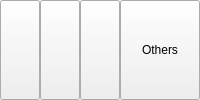
          <widget class="QWidget" name="widget_4" native="true">
           <property name="sizePolicy">
            <sizepolicy hsizetype="Preferred" vsizetype="Preferred">
             <horstretch>0</horstretch>
             <verstretch>0</verstretch>
            </sizepolicy>
           </property>
           <layout class="QHBoxLayout" name="horizontalLayout_7">
            <property name="spacing">
             <number>0</number>
            </property>
            <property name="leftMargin">
             <number>0</number>
            </property>
            <property name="topMargin">
             <number>0</number>
            </property>
            <property name="rightMargin">
             <number>0</number>
            </property>
            <property name="bottomMargin">
             <number>0</number>
            </property>
            <item>
             <widget class="QPushButton" name="pushButton_2">
              <property name="sizePolicy">
               <sizepolicy hsizetype="Preferred" vsizetype="Preferred">
                <horstretch>0</horstretch>
                <verstretch>0</verstretch>
               </sizepolicy>
              </property>
              <property name="text">
               <string/>
              </property>
              <property name="icon">
               <iconset resource="marketmanager.qrc">
                <normaloff>:/MarketManager/images/items/resources/refining_components/obsidian_flux.png</normaloff>:/MarketManager/images/items/resources/refining_components/obsidian_flux.png</iconset>
              </property>
              <property name="iconSize">
               <size>
                <width>80</width>
                <height>40</height>
               </size>
              </property>
             </widget>
            </item>
            <item>
             <widget class="QPushButton" name="pushButton_3">
              <property name="sizePolicy">
               <sizepolicy hsizetype="Preferred" vsizetype="Preferred">
                <horstretch>0</horstretch>
                <verstretch>0</verstretch>
               </sizepolicy>
              </property>
              <property name="text">
               <string/>
              </property>
              <property name="icon">
               <iconset resource="marketmanager.qrc">
                <normaloff>:/MarketManager/images/items/resources/raw_resources/ores/orichalcum_ore.png</normaloff>:/MarketManager/images/items/resources/raw_resources/ores/orichalcum_ore.png</iconset>
              </property>
              <property name="iconSize">
               <size>
                <width>80</width>
                <height>40</height>
               </size>
              </property>
             </widget>
            </item>
            <item>
             <widget class="QPushButton" name="pushButton_4">
              <property name="sizePolicy">
               <sizepolicy hsizetype="Preferred" vsizetype="Preferred">
                <horstretch>0</horstretch>
                <verstretch>0</verstretch>
               </sizepolicy>
              </property>
              <property name="text">
               <string/>
              </property>
              <property name="icon">
               <iconset resource="marketmanager.qrc">
                <normaloff>:/MarketManager/images/items/resources/refined_resources/ingots/orichalcum_ingot.png</normaloff>:/MarketManager/images/items/resources/refined_resources/ingots/orichalcum_ingot.png</iconset>
              </property>
              <property name="iconSize">
               <size>
                <width>80</width>
                <height>40</height>
               </size>
              </property>
             </widget>
            </item>
            <item>
             <widget class="QPushButton" name="pushButton_24">
              <property name="sizePolicy">
               <sizepolicy hsizetype="Preferred" vsizetype="Preferred">
                <horstretch>0</horstretch>
                <verstretch>0</verstretch>
               </sizepolicy>
              </property>
              <property name="text">
               <string>Others</string>
              </property>
              <property name="iconSize">
               <size>
                <width>80</width>
                <height>40</height>
               </size>
              </property>
             </widget>
            </item>
           </layout>
          </widget>
